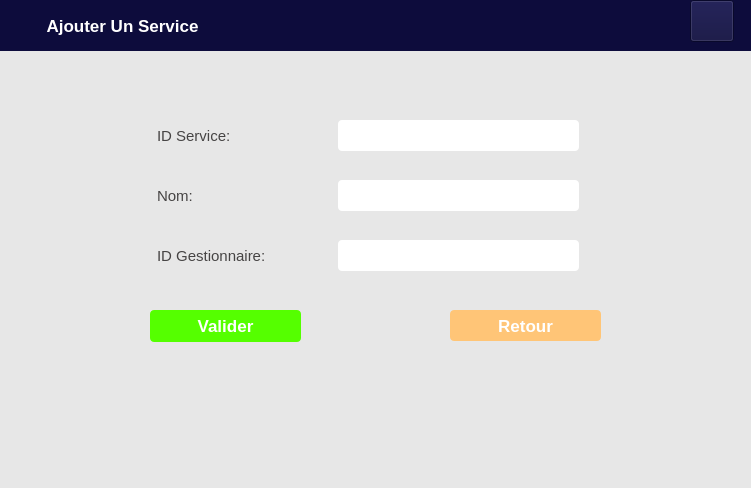
<?xml version="1.0" encoding="UTF-8"?>
<ui version="4.0">
 <class>Form</class>
 <widget class="QWidget" name="Form">
  <property name="geometry">
   <rect>
    <x>0</x>
    <y>0</y>
    <width>751</width>
    <height>488</height>
   </rect>
  </property>
  <property name="windowTitle">
   <string>Form</string>
  </property>
  <widget class="QLabel" name="label_2">
   <property name="geometry">
    <rect>
     <x>0</x>
     <y>50</y>
     <width>751</width>
     <height>441</height>
    </rect>
   </property>
   <property name="styleSheet">
    <string notr="true">background-color:rgb(231, 231, 231)</string>
   </property>
   <property name="text">
    <string/>
   </property>
  </widget>
  <widget class="QLineEdit" name="lineEdit_2">
   <property name="geometry">
    <rect>
     <x>338</x>
     <y>120</y>
     <width>241</width>
     <height>31</height>
    </rect>
   </property>
   <property name="font">
    <font>
     <pointsize>13</pointsize>
    </font>
   </property>
   <property name="styleSheet">
    <string notr="true">border-radius:4px</string>
   </property>
  </widget>
  <widget class="QLineEdit" name="lineEdit_4">
   <property name="geometry">
    <rect>
     <x>338</x>
     <y>240</y>
     <width>241</width>
     <height>31</height>
    </rect>
   </property>
   <property name="font">
    <font>
     <pointsize>13</pointsize>
    </font>
   </property>
   <property name="styleSheet">
    <string notr="true">border-radius:4px</string>
   </property>
  </widget>
  <widget class="QLineEdit" name="lineEdit_3">
   <property name="geometry">
    <rect>
     <x>338</x>
     <y>180</y>
     <width>241</width>
     <height>31</height>
    </rect>
   </property>
   <property name="font">
    <font>
     <pointsize>13</pointsize>
    </font>
   </property>
   <property name="styleSheet">
    <string notr="true">border-radius:4px</string>
   </property>
  </widget>
  <widget class="QLabel" name="nomLabel">
   <property name="geometry">
    <rect>
     <x>157</x>
     <y>180</y>
     <width>111</width>
     <height>31</height>
    </rect>
   </property>
   <property name="font">
    <font>
     <pointsize>11</pointsize>
    </font>
   </property>
   <property name="styleSheet">
    <string notr="true">color:rgb(70,68,68)</string>
   </property>
   <property name="text">
    <string>Nom:</string>
   </property>
  </widget>
  <widget class="QLabel" name="IdGestionnaireLabel">
   <property name="geometry">
    <rect>
     <x>157</x>
     <y>240</y>
     <width>111</width>
     <height>31</height>
    </rect>
   </property>
   <property name="font">
    <font>
     <pointsize>11</pointsize>
    </font>
   </property>
   <property name="styleSheet">
    <string notr="true">color:rgb(70,68,68)</string>
   </property>
   <property name="text">
    <string>ID Gestionnaire:</string>
   </property>
  </widget>
  <widget class="QPushButton" name="pushButton_2">
   <property name="geometry">
    <rect>
     <x>450</x>
     <y>310</y>
     <width>151</width>
     <height>31</height>
    </rect>
   </property>
   <property name="font">
    <font>
     <pointsize>13</pointsize>
     <weight>75</weight>
     <bold>true</bold>
    </font>
   </property>
   <property name="styleSheet">
    <string notr="true">background-color:rgb(255, 197, 119);
 color:rgb(255, 255, 255);
border-radius:4px</string>
   </property>
   <property name="text">
    <string>Retour</string>
   </property>
  </widget>
  <widget class="QLabel" name="idServiceLabel">
   <property name="geometry">
    <rect>
     <x>157</x>
     <y>120</y>
     <width>111</width>
     <height>31</height>
    </rect>
   </property>
   <property name="font">
    <font>
     <pointsize>11</pointsize>
    </font>
   </property>
   <property name="styleSheet">
    <string notr="true">color:rgb(70,68,68)</string>
   </property>
   <property name="text">
    <string>ID Service:</string>
   </property>
  </widget>
  <widget class="QPushButton" name="pushButton">
   <property name="geometry">
    <rect>
     <x>150</x>
     <y>310</y>
     <width>151</width>
     <height>32</height>
    </rect>
   </property>
   <property name="font">
    <font>
     <pointsize>13</pointsize>
     <weight>75</weight>
     <bold>true</bold>
    </font>
   </property>
   <property name="styleSheet">
    <string notr="true">background-color:rgb(85, 255, 0);
 color:rgb(255, 255, 255);
border-radius:4px</string>
   </property>
   <property name="text">
    <string>Valider</string>
   </property>
  </widget>
  <widget class="QLabel" name="label_3">
   <property name="geometry">
    <rect>
     <x>0</x>
     <y>0</y>
     <width>751</width>
     <height>51</height>
    </rect>
   </property>
   <property name="font">
    <font>
     <pointsize>13</pointsize>
     <weight>75</weight>
     <bold>true</bold>
    </font>
   </property>
   <property name="styleSheet">
    <string notr="true">color:rgb(255, 255, 255);
background-color:rgb(13,12,60)</string>
   </property>
   <property name="text">
    <string>          Ajouter Un Service</string>
   </property>
  </widget>
  <widget class="QPushButton" name="pushButton_3">
   <property name="geometry">
    <rect>
     <x>690</x>
     <y>0</y>
     <width>44</width>
     <height>42</height>
    </rect>
   </property>
   <property name="styleSheet">
    <string notr="true">background-image:url(:/newPrefix/PFA Dev/icons8-personne-homme-40.png);
background-repeat: no-repeat;
background-color:rgb(13,12,60)</string>
   </property>
   <property name="text">
    <string/>
   </property>
  </widget>
 </widget>
 <resources>
  <include location="../ferf.qrc"/>
 </resources>
 <connections/>
</ui>
